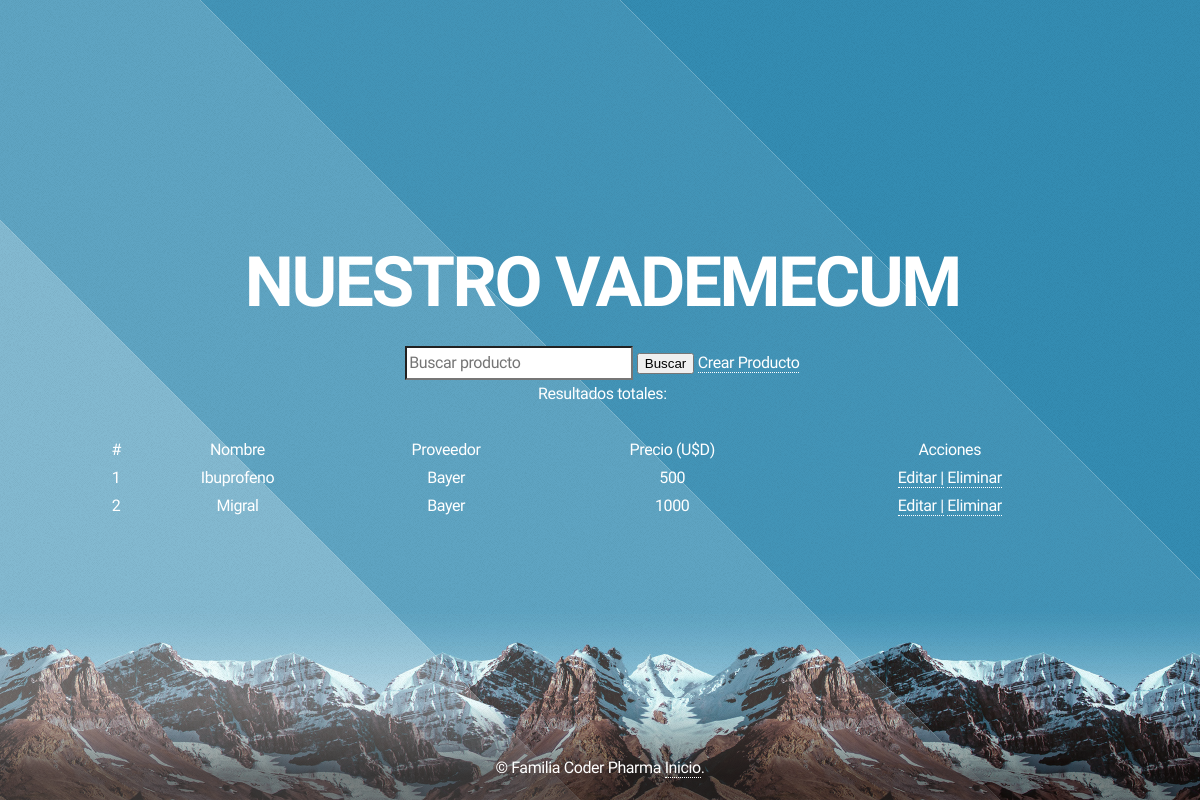
Before: /productos/ with the older database file.
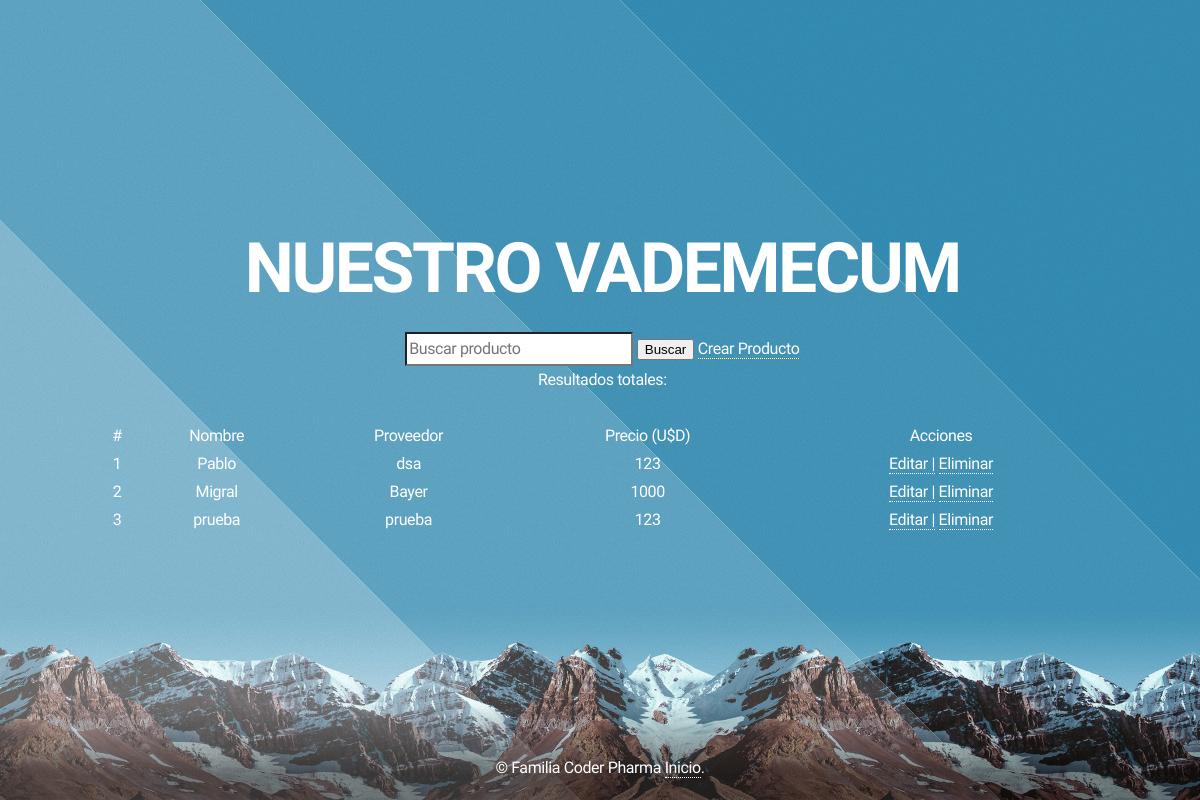
After: the same page with the newer database file.
### AppProject/models.py (models this page shows, shortened)
class Producto (models.Model):
    nombre = models.CharField(max_length=50)
    proveedor = models.CharField(max_length=50)
    precio = models.IntegerField()

### AppProject/views.py (the view)
# urls.py: path('productos/', productos, name="productos"),
def productos(request):
    if request.method == "POST":
        search = request.POST["search"]
        if search != "":
            productos = Producto.objects.filter( Q(nombre__icontains=search) | Q(proveedor__icontains=search) | Q(precio__icontains=search) ).values()
            return render(request,"productos.html",{"productos":productos, "search":True, "busqueda":search})
    productos = Producto.objects.all()
    return render (request, 'productos.html', {'productos':productos})

### AppProject/templates/productos.html (shortened to what this page needs)
{% extends 'base.html' %}
{% load static %}
{% block cambios %}
<header id="header">
	<h1> NUESTRO VADEMECUM </h1>
	<br>
	<form  action="" method="post">
		<input  type="search" name="search" placeholder="Buscar producto" aria-label="Search">
		<button class="btn btn-outline-success text-nowrap ms-3 my-2 my-sm-0" type="submit">  Buscar</button>
		<a class="btn btn-outline-success text-nowrap ms-3 my-2 my-sm-0" href="{% url 'crear_producto' %}">  Crear Producto</a>
	</form>
<h4>Resultados
{% if search %}
	para "{{busqueda}}":
{% else %}
	totales:
{% endif %}
</h4>
<br>
<div class="row gx-5 justify-content-center">
<div class="col-lg-10 table-responsive">
	<table width="1000" style="margin: 0 auto;" class="table table-theme">
		<thead>
			<tr>
				<th scope="col">#</th>
				<th scope="col">Nombre</th>
				<th scope="col">Proveedor</th>
				<th scope="col">Precio (U$D)</th>
				<th scope="col">Acciones</th>
			</tr>
		</thead>
		<tbody>
			{% for producto in productos %}
				<tr>
					<th scope="row">{{forloop.counter}}</th>
					<td>{{producto.nombre}}</td>
					<td>{{producto.proveedor}}</td>
					<td>{{producto.precio}}</td>
					<td>
						<a href="{% url 'editar_producto' producto.id %}" class="text-primary badge badge-primary text-decoration-none">  Editar |</a>
						<a href="{% url 'eliminar_producto' producto.id %}" class="text-danger badge badge-danger text-decoration-none">  Eliminar</a>
					</td>
				</tr>
			{% endfor %}
		</tbody>
	</table>
</div>
</div>
</div>
{% endblock cambios %}

Changed rows visible on the page:
removed Producto: nombre "Ibuprofeno", proveedor "Bayer", precio "500"
added Producto: nombre "Pablo", proveedor "dsa", precio "123"
added Producto: nombre "prueba", proveedor "prueba", precio "123"
